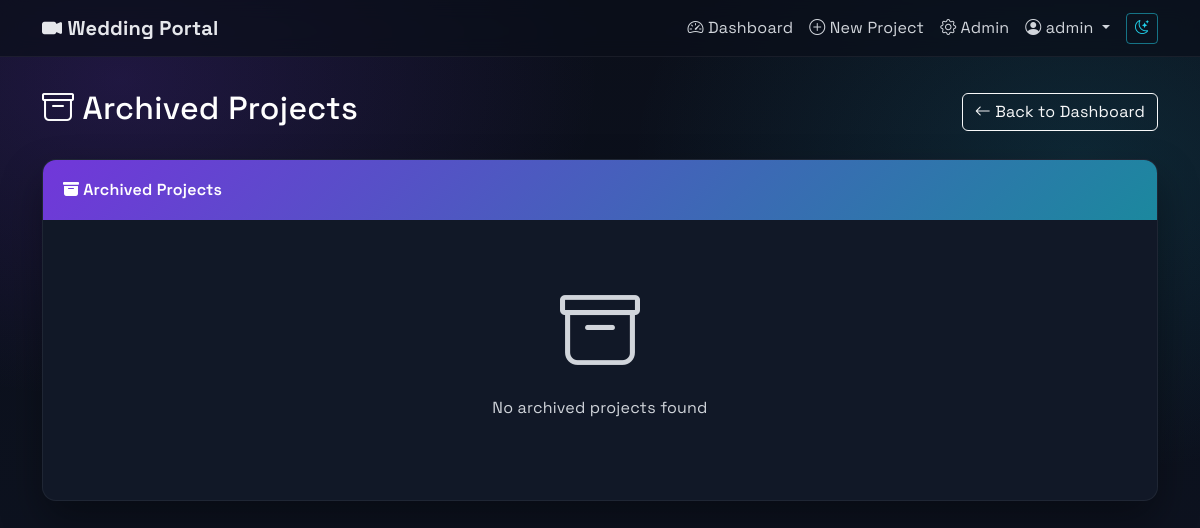
Before: /projects/archived/ (signed in) with the older database file.
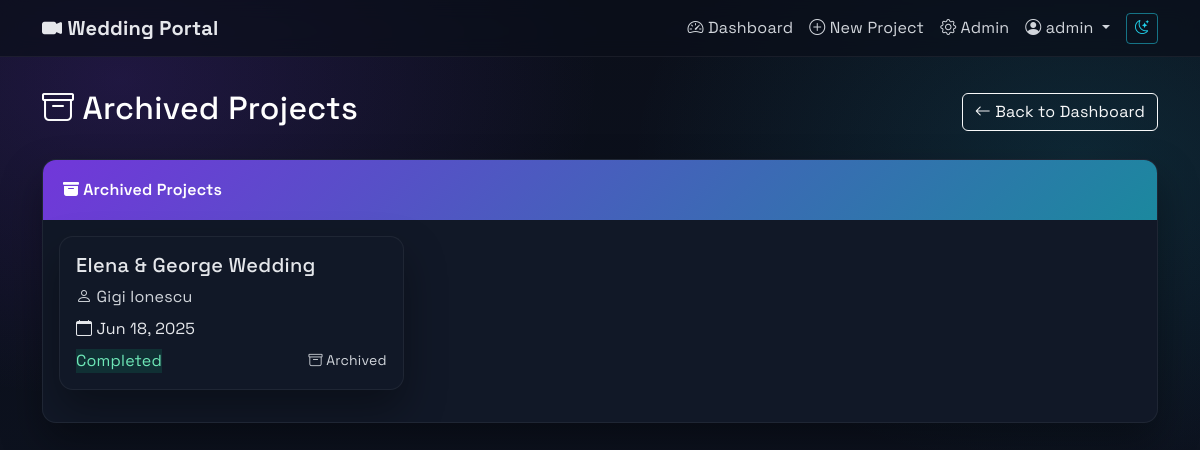
After: the same page with the newer database file.
### projects/models.py (models this page shows, shortened)
class User(AbstractUser):
    ROLE_CHOICES = [
        ('ADMIN', 'Admin'),
        ('CLIENT', 'Client'),
    ]
    role = models.CharField(max_length=10, choices=ROLE_CHOICES, default='CLIENT')
    def is_admin(self):
        return self.role == 'ADMIN'

class Project(models.Model):
    PROJECT_TYPE_CHOICES = [
        ('NUNTA', 'Nunta'),
        ('BOTEZ', 'Botez'),
    ]
    STATUS_CHOICES = [
        ('Planning', 'Planning'),
        ('Filming', 'Filming'),
        ('Editing', 'Editing'),
        ('Completed', 'Completed'),
    ]
    EDIT_STATUS_CHOICES = [
        ('Pending', 'Pending'),
        ('In Progress', 'In Progress'),
        ('Review', 'Review'),
        ('Completed', 'Completed'),
    ]
    name = models.CharField(max_length=255)
    user = models.ForeignKey(User, on_delete=models.CASCADE, related_name='projects')
    client_name = models.CharField(max_length=255, blank=True, null=True)
    client_email = models.EmailField(blank=True, null=True)
    status = models.CharField(max_length=50, choices=STATUS_CHOICES, default='Planning')
    edit_status = models.CharField(max_length=50, choices=EDIT_STATUS_CHOICES, default='Pending')
    notes = models.TextField(blank=True, null=True)
    is_archived = models.BooleanField(default=False)
    event_date = models.DateTimeField()
    type = models.CharField(max_length=10, choices=PROJECT_TYPE_CHOICES)
    title_video = models.CharField(max_length=255, blank=True, null=True)
    city = models.CharField(max_length=100, blank=True, null=True)
    civil_union_details = models.TextField(blank=True, null=True)
    prep = models.TextField(blank=True, null=True)
    church = models.TextField(blank=True, null=True)
    session = models.TextField(blank=True, null=True)
    restaurant = models.TextField(blank=True, null=True)
    details_extra = models.TextField(blank=True, null=True)
    editing_preferences = models.TextField(blank=True, null=True)
    ceremony_field_order = models.JSONField(
        default=dict,
        blank=True,
        help_text="Custom order for ceremony detail fields"
    )
    admin_notified_of_changes = models.BooleanField(default=False)
    last_client_notification_date = models.DateTimeField(blank=True, null=True)
    has_unsent_changes = models.BooleanField(default=False)
    created_at = models.DateTimeField(auto_now_add=True)
    updated_at = models.DateTimeField(auto_now=True)
    class Meta:
        ordering = ['-created_at']

### projects/views.py (the view)
# urls.py: path('archived/', views.archived_projects, name='archived_projects'),
@login_required
def archived_projects(request):
    if not request.user.is_admin():
        messages.error(request, 'Only administrators can view archived projects.')
        return redirect('dashboard')
    projects = Project.objects.filter(is_archived=True).order_by('-id')
    context = {
        'projects': projects,
        'is_admin': True,
        'page_title': 'Archived Projects'
    }
    return render(request, 'archived_projects.html', context)

### templates/archived_projects.html (shortened to what this page needs)
{% extends 'base.html' %}
{% block content %}
<div class="row align-items-center mb-4">
    <div class="col">
        <h2 class="text-white">
            <i class="bi bi-archive"></i> {{ page_title }}
        </h2>
    </div>
    <div class="col-auto">
        <a href="{% url 'dashboard' %}" class="btn btn-outline-light">
            <i class="bi bi-arrow-left"></i> Back to Dashboard
        </a>
    </div>
</div>
<div class="card">
    <div class="card-header">
        <i class="bi bi-archive-fill"></i> Archived Projects
    </div>
    <div class="card-body">
        {% if projects %}
        <div class="row">
            {% for project in projects %}
            <div class="col-md-6 col-lg-4 mb-3">
                <div class="card project-card position-relative" style="cursor: pointer;" data-project-url="{% url 'project_detail' project.pk %}">
                    <div class="card-body">
                        <h5 class="card-title">{{ project.name }}</h5>
                        <p class="text-muted mb-2">
                            <i class="bi bi-person"></i> {{ project.client_name|default:project.user.get_full_name|default:project.user.username }}
                        </p>
                        <p class="mb-2">
                            <i class="bi bi-calendar"></i> {{ project.event_date|date:"M d, Y" }}
                        </p>
                        <div class="d-flex justify-content-between align-items-center">
                            <span class="status-badge status-{{ project.status|lower|cut:" " }}">
                                {{ project.status }}
                            </span>
                            <small class="text-muted">
                                <i class="bi bi-archive"></i> Archived
                            </small>
                        </div>
                    </div>
                </div>
            </div>
            {% endfor %}
        </div>
        {% else %}
        <div class="text-center py-5">
            <i class="bi bi-archive display-1 text-muted"></i>
            <p class="mt-3 text-muted">No archived projects found</p>
        </div>
        {% endif %}
    </div>
</div>
{% endblock %}

### templates/base.html (shortened to what this page needs)
<!DOCTYPE html>
{% load static %}
<html lang="en">
<head>
    <link href="https://cdn.jsdelivr.net/npm/bootstrap@5.3.0/dist/css/bootstrap.min.css" rel="stylesheet">
    <link href="https://cdn.jsdelivr.net/npm/bootstrap-icons@1.11.0/font/bootstrap-icons.css" rel="stylesheet">
    <link href="{% static 'css/theme.css' %}" rel="stylesheet">
</head>
<body>
    <nav class="navbar navbar-expand-lg navbar-dark">
        <div class="container">
            <a class="navbar-brand" href="{% url 'dashboard' %}">
                <i class="bi bi-camera-video-fill"></i> Wedding Portal
            </a>
            <div class="collapse navbar-collapse" id="navbarNav">
                <ul class="navbar-nav ms-auto">
                    {% if user.is_authenticated %}
                        <li class="nav-item">
                            <a class="nav-link" href="{% url 'dashboard' %}">
                                <i class="bi bi-speedometer2"></i> Dashboard
                            </a>
                        </li>
                        {% if user.is_admin %}
                        <li class="nav-item">
                            <a class="nav-link" href="{% url 'create_project' %}">
                                <i class="bi bi-plus-circle"></i> New Project
                            </a>
                        </li>
                        <li class="nav-item">
                            <a class="nav-link" href="/admin/">
                                <i class="bi bi-gear"></i> Admin
                            </a>
                        </li>
                        {% endif %}
                        <li class="nav-item dropdown">
                            <a class="nav-link dropdown-toggle" href="#" id="userDropdown" role="button" data-bs-toggle="dropdown">
                                <i class="bi bi-person-circle"></i> {{ user.username }}
                            </a>
                        </li>
                    {% else %}
                        <li class="nav-item">
                            <a class="nav-link" href="{% url 'login' %}">
                                <i class="bi bi-box-arrow-in-right"></i> Login
                            </a>
                        </li>
                    {% endif %}
                </ul>
            </div>
        </div>
    </nav>
    <div class="main-container">
        <div class="container">
            {% block content %}{% endblock %}
        </div>
    </div>
</body>
</html>

### static/css/theme.css (style rules this page uses)
:root { --bg-900: #0b0f1a; --bg-850: #0e1422; --bg-800: #0f1629; --surface-800: #111827; --surface-700: #1f2937; --surface-600: #273449; --text-100: #e5e7eb; --text-300: #d1d5db; --text-500: #9ca3af; --text-muted: #9ca3af; --primary: #7c3aed; --primary-700: #6d28d9; --accent: #22d3ee; --success: #10b981; --warning: #f59e0b; --danger: #ef4444; --radius: 14px; --radius-sm: 10px; --bs-body-color: var(--text-100); --bs-heading-color: var(--text-100); --bs-secondary-color: var(--text-300); --bs-border-color: rgba(255, 255, 255, 0.1); --field-view-bg: rgba(255, 255, 255, 0.07); --field-view-border: rgba(255, 255, 255, 0.08); --field-edit-bg: rgba(34, 211, 238, 0.08); --field-edit-border: rgba(34, 211, 238, 0.3); }
html, body { color-scheme: dark; }
body { background: radial-gradient(1200px 800px at 10% 10%, rgba(124, 58, 237, 0.18) 0%, transparent 40%), radial-gradient(1000px 700px at 90% 20%, rgba(34, 211, 238, 0.12) 0%, transparent 45%), linear-gradient(180deg, var(--bg-900) 0%, var(--bg-850) 100%); color: var(--text-100); min-height: 100vh; font-family: "Space Grotesk", -apple-system, BlinkMacSystemFont, "Segoe UI", Roboto, Arial, sans-serif; letter-spacing: 0.2px; -webkit-font-smoothing: antialiased; -moz-osx-font-smoothing: grayscale; }
.navbar { background: rgba(10, 15, 26, 0.7) !important; backdrop-filter: blur(10px); border-bottom: 1px solid rgba(255, 255, 255, 0.06); }
.navbar-brand { font-weight: 700; color: var(--text-100) !important; }
.nav-link { color: var(--text-300) !important; }
.main-container { padding: 2rem 0; min-height: calc(100vh - 56px); }
.card { background: var(--surface-800); border: 1px solid rgba(255, 255, 255, 0.06); border-radius: var(--radius); box-shadow: 0 20px 40px rgba(0, 0, 0, 0.35); overflow: hidden; }
.card-header { background: linear-gradient(135deg, rgba(124, 58, 237, 0.9), rgba(34, 211, 238, 0.6)); color: #fff; font-weight: 600; border: none; padding: 1.1rem 1.25rem; }
.status-completed { background: rgba(16, 185, 129, 0.15); color: #6ee7b7; }
.project-card { transition: transform 0.2s, box-shadow 0.2s, border-color 0.2s; cursor: pointer; }
a { color: #a5b4fc; }
h1, h2, h3, h4, h5, h6 { letter-spacing: 0.3px; color: var(--text-100); }
small, .text-muted { color: var(--text-300) !important; }

Changed rows visible on the page:
now on this page (row edited): Project: name "Elena & George Wedding", client_name "Gigi Ionescu", event_date "Jun 18, 2025", status "Completed"
Other visible differences:
text no longer shown: "No archived projects found"
